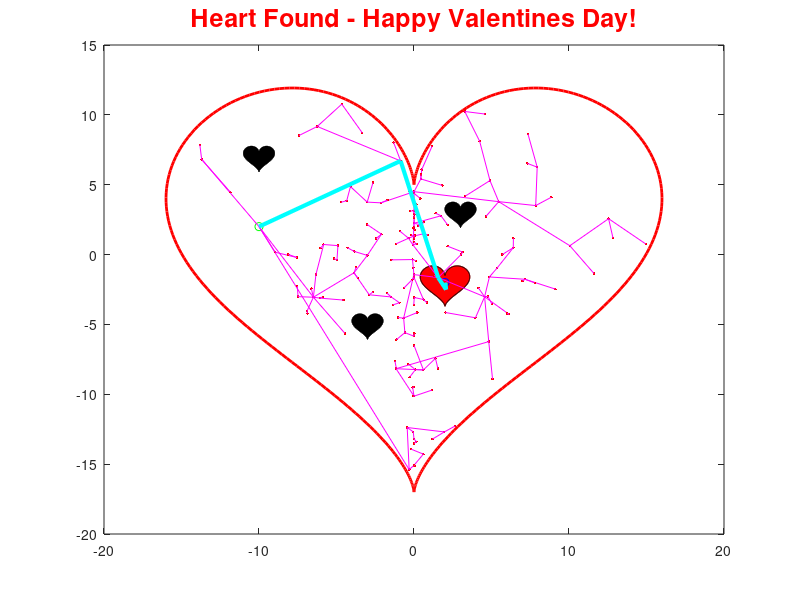

Source code (MATLAB):
% Valentine's Day RRT
clear; clc; close all;

% ----------------------------------------------------------------------
% ESTABLISH CONFIGURATION SPACE AND OBSTACLES 

% Create the configuration space (heart)
t = linspace(-pi,pi,360);
cx = (16*sin(t).^3);
cy = (13*cos(t) - 5*cos(2*t) - 2*cos(3*t) - cos(4*t));
plot(cx,cy,'r','LineWidth',2)
set(gcf,'position',[600 50 800 700]);
hold on 

% Create an obstacle (smaller heart)
t = linspace(-pi,pi,360);
ox1 = 3 + (1/16)*(16*sin(t).^3);
oy1 = 3 + (1/16)*(13*cos(t) - 5*cos(2*t) - 2*cos(3*t) - cos(4*t));
plot(ox1,oy1,'k'); fill(ox1,oy1,'k')
hold on

% Create an obstacle (smaller heart)
t = linspace(-pi,pi,360);
ox2 = -3 + (1/16)*(16*sin(t).^3);
oy2 = -5 + (1/16)*(13*cos(t) - 5*cos(2*t) - 2*cos(3*t) - cos(4*t));
plot(ox2,oy2,'k'); fill(ox2,oy2,'k')
hold on

% Create an obstacle (smaller heart)
t = linspace(-pi,pi,360);
ox3 = -10 + (1/16)*(16*sin(t).^3);
oy3 = 7 + (1/16)*(13*cos(t) - 5*cos(2*t) - 2*cos(3*t) - cos(4*t));
plot(ox3,oy3,'k'); fill(ox3,oy3,'k')
hold on

% Create a goal heart (center of heart)
t = linspace(-pi,pi,360);
gx = 2 + (1/10)*(16*sin(t).^3);
gy = -2 + (1/10)*(13*cos(t) - 5*cos(2*t) - 2*cos(3*t) - cos(4*t));
plot(gx,gy,'r'); fill(gx,gy,'r')
hold on

% Set goal position (center of heart)
xd = 2; 
yd = -2;
plot(xd,yd,'bo')
hold on

% Set starting position 
xs = -10;
ys = 2;
plot(xs,ys,'go')

% --------------------------------------------------------------------
% BEGIN RRT WITH OBSTACLE DETECTION 

%RRT with obstacle detection

iter = 3000;
vertex(1,:) = [xs ys];
parent(1,:) = [xs ys];
cond = 2;
count = 0;
idx_parent(1,:) = 0;

while cond > 0.1
    count = count + 1;
    count

    rands_all = [cx*rand(1); cy*rand(1)];
    N = length(rands_all);
    n = randi([1,N],1);
    rands = [rands_all(1,n); rands_all(2,n)];
    
    if count > 1500
        rands = [xd yd];
    end
    
    % Check if random point is within CS
    [in,on] = inpolygon(rands(1),rands(2),cx,cy);
        tempx = rands(1); tempy = rands(2);
        if tempx(in) & tempy(in)
            rands = rands;
        elseif (tempx~=in) | (tempy~=in)
            rands_all = [cx*rand(1); cy*rand(1)];
            N = length(rands_all);
            n = randi([1,N],1);
            rands = [rands_all(1,n); rands_all(2,n)];
        end


    % Check if random point is in or on an obstacle
    [rin1,ron1] = inpolygon(rands(1),rands(2),ox1,oy1);
    [rin2,ron2] = inpolygon(rands(1),rands(2),ox2,oy2);
    [rin3,ron3] = inpolygon(rands(1),rands(2),ox3,oy3);
    
    while rin1 == 1 | ron1 == 1 | rin2 == 1 | ron2 == 1 | rin3 == 1  | ron3 == 1
        
        rands_all = [cx*rand(1); cy*rand(1)];
        N = length(rands_all);
        n = randi([1,N],1);
        rands = [rands_all(1,n); rands_all(2,n)];

        [rin1,ron1] = inpolygon(rands(1),rands(2),ox1,oy1);
        [rin2,ron2] = inpolygon(rands(1),rands(2),ox2,oy2);
        [rin3,ron3] = inpolygon(rands(1),rands(2),ox3,oy3);
        
    end
    p = plot(rands(1),rands(2),'r.','MarkerFaceColor','r');
    
    
    for j = 1:1:count
        dist(j,:) = sqrt((vertex(j,1) - rands(1))^2 + (vertex(j,2) - rands(2))^2);
    end
    [val,idx] = min(dist);
    near = vertex(idx,:);
    idx_parent(count+1,1) = idx;
    
    parent(count+1,:) = near;
    
    % Check for obstacle collision
    xq = linspace(rands(1),near(1));
    yq = linspace(rands(2),near(2));

    [IN,ON] = inpolygon(xq,yq,cx,cy);
    [IN1,ON1] = inpolygon(xq,yq,ox1,oy1);
    [IN2,ON2] = inpolygon(xq,yq,ox2,oy2);
    [IN3,ON3] = inpolygon(xq,yq,ox3,oy3);
    
    if IN(1,:) == 1 & IN1(1,:) == 0 & ON1(1,:) == 0 & IN2(1,:) == 0 & ON2(1,:) == 0 & IN3(1,:) == 0 & ON3(1,:) == 0;
        line([rands(1),near(1)],[rands(2),near(2)],'Color','m','LineWidth',0.5);
        drawnow
        hold on
        vertex(count+1,:) = rands;
        
    else IN(1,:) ~= 1 | IN1(1,:) ~= 0 | ON1(1,:) ~= 0 | IN2(1,:) ~= 0 | ON2(1,:) ~= 0 | IN3(1,:) ~= 0 | ON3(1,:) ~= 0;
        delete(p);
        if count == 1
            vertex(count+1,:) = vertex(count,:);
        elseif count > 1
            vertex(count+1,:) = vertex(count-1,:);
        end
    end
    
    
    
    cond = sqrt((vertex(count,1) - xd)^2 + (vertex(count,2) - yd)^2);
    
    % Check if within tolerance of goal position
    if cond <= 0.4
        disp('Solution Found');
        disp(['Number of vertices in tree =   ', num2str(numel(vertex(:,1)))]);
        disp(['Number of edges in tree =      ', num2str((numel(vertex(:,1)))-1)]);
        disp(['Number of iterations =         ', num2str(count)]);
        break
    end
    
    
end

% Trace the path from the final vertex to start position 
hold on
temp_vertex = vertex;
temp_vertex(end,:) = [];

temp_idxparent = idx_parent;
temp_idxparent(end,:) = [];

i(1) = temp_idxparent(end);
k(1) = length(temp_vertex);

while i ~=0
  line([temp_vertex(k,1) temp_vertex(i,1)],[temp_vertex(k,2) temp_vertex(i,2)],'Color','c','LineWidth',3);
  drawnow
  hold on
  k = i;
  i = temp_idxparent(k);
end

% Print title once solution is found 
title('Heart Found - Happy Valentines Day!','FontSize',18,'Color','r')
